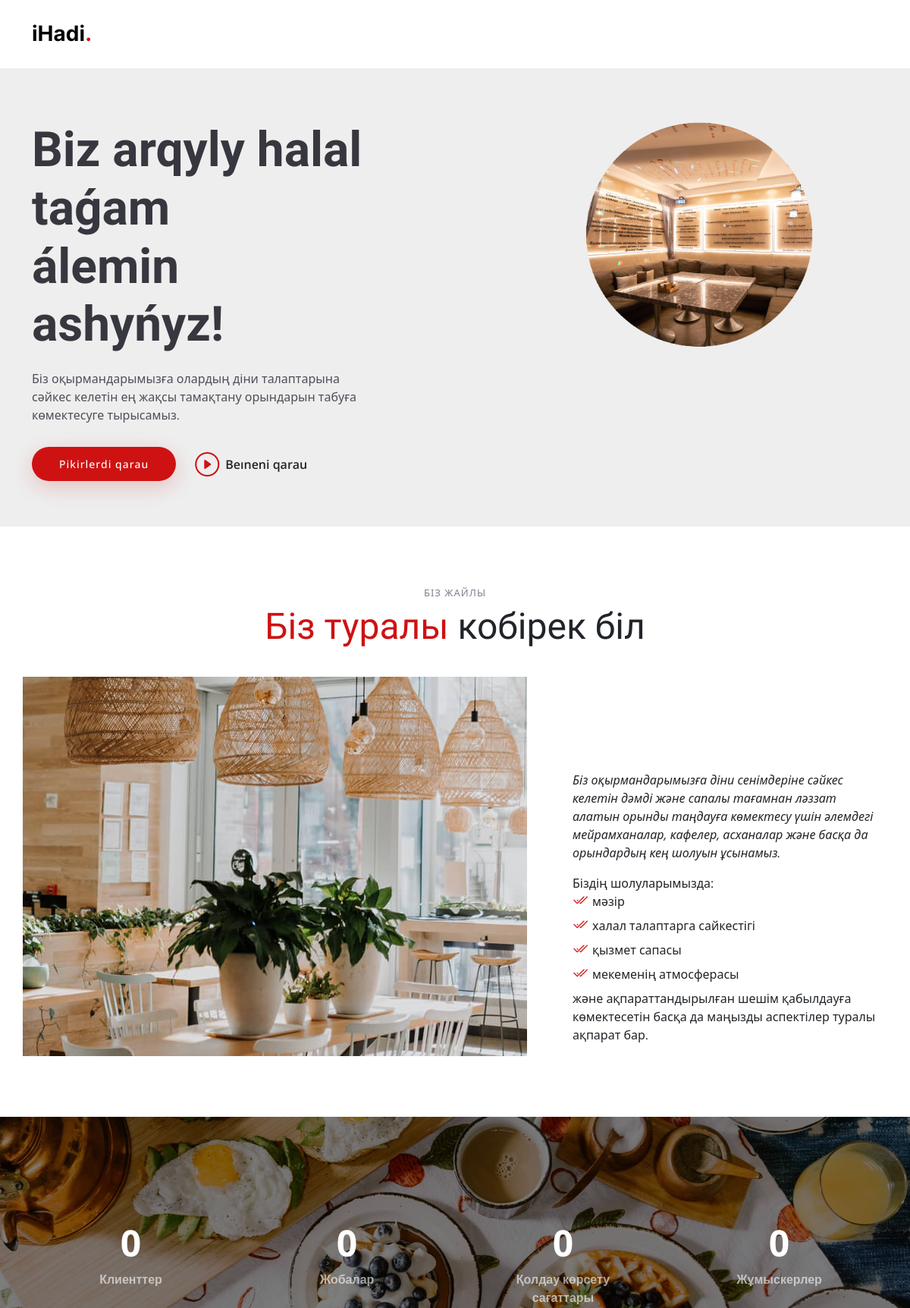
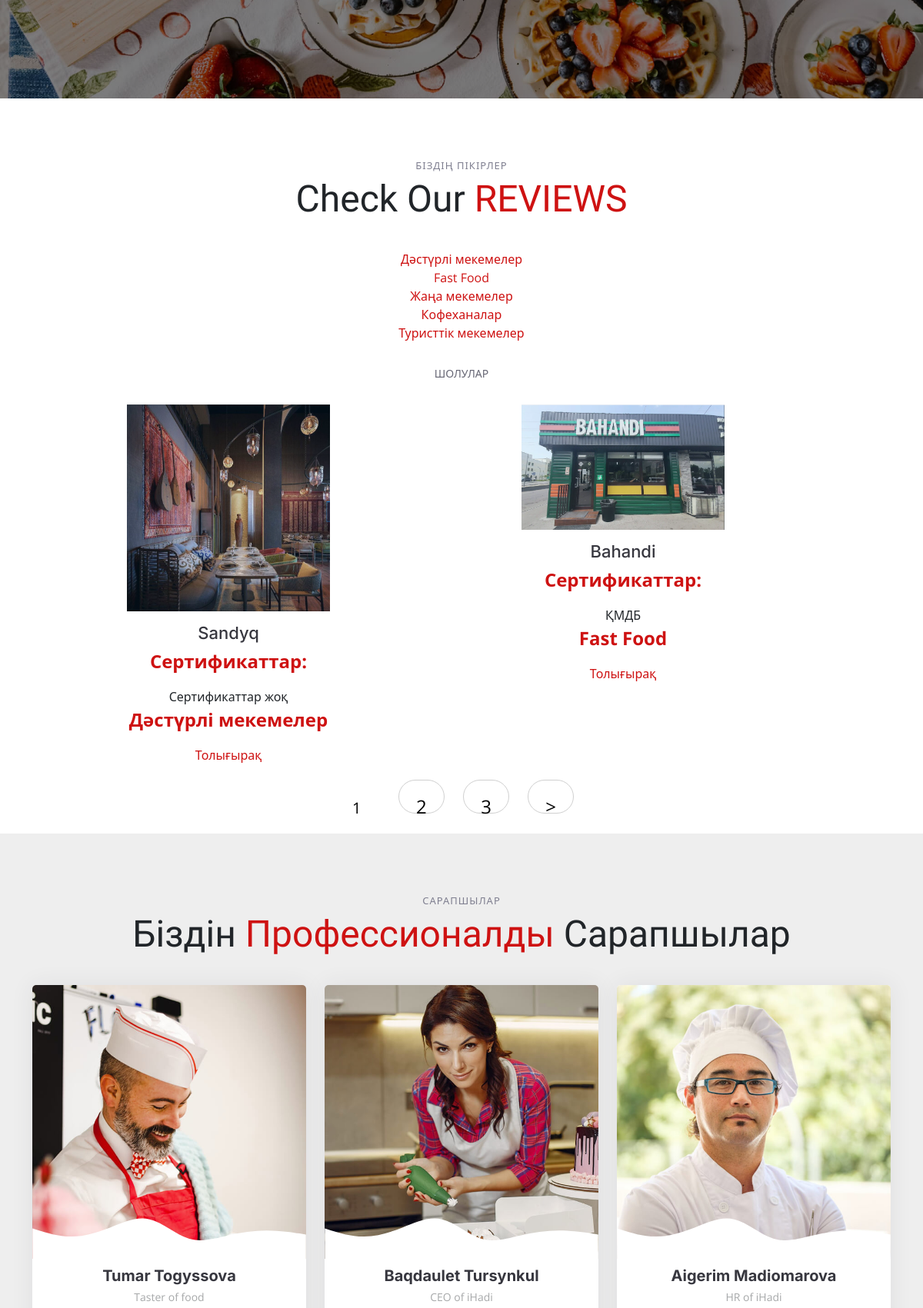
The page / (upper part) on the database its author committed (2 pictures, top to bottom).
### hadipage/models.py (models this page shows, shortened)
class Category(models.Model):
    name=models.CharField(max_length=100, db_index=True)
    slug = models.SlugField(max_length=255, unique=True, db_index=True, verbose_name="URL")
    def __str__(self):
        return self.name
    def get_absolute_url(self):
        return reverse('category', kwargs={'category_slug': self.slug})
    class Meta:
        verbose_name='Категория'
        verbose_name_plural='Категории'
        ordering=['id']

class zavedeniya(models.Model):
    title = models.CharField(max_length=255,verbose_name="Заголовок")
    slug=models.SlugField(max_length=255,unique=True,db_index=True,verbose_name="URL")
    content= models.TextField(blank=True)
    certificate = models.CharField(max_length=255)
    namazhana_omov=models.BooleanField(default=True)
    photo=models.ImageField(upload_to="photos/%Y/%m/%d")
    time_create=models.DateTimeField(auto_now_add=True)
    time_update = models.DateTimeField(auto_now=True)
    is_published = models.BooleanField(default=True)
    category=models.ForeignKey('Category', on_delete=models.PROTECT)
    def get_absolute_url(self):
        return reverse('post', kwargs={'post_slug' : self.slug})
    class Meta:
        verbose_name='Заведения'
        verbose_name_plural='Заведения'
        ordering = ['id']

### hadipage/views.py (the view)
# urls.py: path('',ZavedeinyaHome.as_view(), name='home'),
class ZavedeinyaHome(ListView):
    paginate_by = 2
    model = zavedeniya
    template_name = 'hadipage/index.html'
    context_object_name = 'posts'
    def get_context_data(self, *, object_list=None, **kwargs):
        context = super().get_context_data(**kwargs)
        context['cat_selected']=0
        return context
    def get_queryset(self):
        return zavedeniya.objects.filter(is_published=True)

### hadipage/templatetags/hadipage_tags.py (called while the page is built)
@register.inclusion_tag('hadipage/list_categories.html')
def show_categories(sort=None,cat_selected=0):
    if not sort:
        cats=Category.objects.all()
    else:
        cats=Category.objects.order_by(sort)
    return {"cats": cats,"cat_selected":cat_selected}

### hadipage/templates/hadipage/index.html (shortened to what this page needs)
{% load static %}
{% load hadipage_tags %}
<!DOCTYPE html>
<html lang="en">
<head>
  <link href="{% static 'hadipage/assets/vendor/bootstrap/css/bootstrap.min.css'%}" rel="stylesheet">
  <link href="{% static 'hadipage/assets/vendor/bootstrap-icons/bootstrap-icons.css'%}" rel="stylesheet">
  <link href="{% static 'hadipage/assets/vendor/aos/aos.css'%}" rel="stylesheet">
  <link href="{% static 'hadipage/assets/vendor/glightbox/css/glightbox.min.css'%}" rel="stylesheet">
  <link href="{% static 'hadipage/assets/vendor/swiper/swiper-bundle.min.css'%}" rel="stylesheet">
  <link href="{% static 'hadipage/assets/css/main.css'%}" rel="stylesheet">
</head>
<body>
  <header id="header" class="header fixed-top d-flex align-items-center">
    <div class="container d-flex align-items-center justify-content-between">
      <a href="{{home}}" class="logo d-flex align-items-center me-auto me-lg-0">
        <h1>iHadi<span>.</span></h1>
      </a>
    </div>
  </header>
  <section id="hero" class="hero d-flex align-items-center section-bg">
    <div class="container">
      <div class="row justify-content-between gy-5">
        <div class="col-lg-5 order-2 order-lg-1 d-flex flex-column justify-content-center align-items-center align-items-lg-start text-center text-lg-start">
          <h2 data-aos="fade-up">Biz arqyly halal taǵam<br>  álemin ashyńyz!</h2>
          <p data-aos="fade-up" data-aos-delay="100"> Біз оқырмандарымызға олардың діни талаптарына сәйкес келетін ең жақсы тамақтану орындарын табуға көмектесуге тырысамыз.</p>
          <div class="d-flex" data-aos="fade-up" data-aos-delay="200">
            <a href="#menu" class="btn-book-a-table">Pikirlerdi qarau</a>
            <a href="#" class="glightbox btn-watch-video d-flex align-items-center"><i class="bi bi-play-circle"></i><span>Beıneni qarau</span></a>
          </div>
        </div>
        <div class="col-lg-5 order-1 order-lg-2 text-center text-lg-start">
          <img src="{% static 'hadipage/assets/img/zac.png' %}" class="img-fluid" alt="" data-aos="zoom-out" data-aos-delay="300">
        </div>
      </div>
    </div>
  </section>
  <main id="main">
    <section id="about" class="about">
      <div class="container" data-aos="fade-up">
        <div class="section-header">
          <h2>Біз жайлы</h2>
          <p><span>Біз туралы</span> кобірек біл</p>
        </div>
        <div class="row gy-4">
          <div class="col-lg-7 position-relative about-img" style="background-image: url({% static 'hadipage/assets/img/about.jpg'%}) ;" data-aos="fade-up" data-aos-delay="150">
          </div>
          <div class="col-lg-5 d-flex align-items-end" data-aos="fade-up" data-aos-delay="300">
            <div class="content ps-0 ps-lg-5">
              <p class="fst-italic">
                Біз   оқырмандарымызға   діни    сенімдеріне    сәйкес
                келетін    дәмді    және    сапалы    тағамнан    ләззат    алатын
                орынды    таңдауға    көмектесу    үшін    әлемдегі     мейрамханалар,
                кафелер,    асханалар    және     басқа      да     орындардың     кең     шолуын    ұсынамыз.
              </p>
              <ul>
                Біздің шолуларымызда:
                <li><i class="bi bi-check2-all"></i> мәзір</li>
                <li><i class="bi bi-check2-all"></i> халал талаптарга сайкестігі</li>
                <li><i class="bi bi-check2-all"></i> қызмет сапасы</li>
                <li><i class="bi bi-check2-all"></i> мекеменің атмосферасы</li>
                және ақпараттандырылған шешім қабылдауға көмектесетін басқа да маңызды аспектілер туралы ақпарат бар.
              </ul>
            </div>
          </div>
        </div>
      </div>
    </section>
    <section id="stats-counter" class="stats-counter">
      <div class="container" data-aos="zoom-out">
        <div class="row gy-4">
          <div class="col-lg-3 col-md-6">
            <div class="stats-item text-center w-100 h-100">
              <span data-purecounter-start="0" data-purecounter-end="232" data-purecounter-duration="1" class="purecounter"></span>
              <p>Клиенттер </p>
            </div>
          </div>
          <div class="col-lg-3 col-md-6">
            <div class="stats-item text-center w-100 h-100">
              <span data-purecounter-start="0" data-purecounter-end="521" data-purecounter-duration="1" class="purecounter"></span>
              <p>Жобалар</p>
            </div>
          </div>
          <div class="col-lg-3 col-md-6">
            <div class="stats-item text-center w-100 h-100">
              <span data-purecounter-start="0" data-purecounter-end="1453" data-purecounter-duration="1" class="purecounter"></span>
              <p>Қолдау көрсету сағаттары</p>
            </div>
          </div>
          <div class="col-lg-3 col-md-6">
            <div class="stats-item text-center w-100 h-100">
              <span data-purecounter-start="0" data-purecounter-end="32" data-purecounter-duration="1" class="purecounter"></span>
              <p>Жұмыскерлер</p>
            </div>
          </div>
        </div>
      </div>
    </section>
    <section id="menu" class="menu">
      <div class="container" data-aos="fade-up">
        <div class="section-header">
          <h2>Біздің пікірлер</h2>
{% if cat_selected == 0 %}
          <p>Check Our <span>REVIEWS</span></p>
        </div>
        {% endif %}
{% show_categories cat_selected=cat_selected %}
        </div>
        <div class="tab-content" data-aos="fade-up" data-aos-delay="300">
          <div class="tab-pane fade active show" id="menu-starters">
            <div class="tab-header text-center">
              <p>Шолулар</p>
            </div>
            <div class="row gy-2">
{% for p in object_list %}
              <div class="col-lg-4 menu-item" style="margin-left:105px">
                <a href="assets/img/menu/menu-item-1.png" class="glightbox"><img src="{{p.photo.url}}" class="menu-img img-fluid" alt=""></a>
                <h4>{{p.title}}</h4>
                <p class="price">
                 Сертификаттар:
                </p>
                {{p.certificate}}
                <p class="price">
                 {{p.category}}
                </p>
                <a href="{{p.get_absolute_url}} ">Толығырақ</a>
              </div>
  {% endfor %}
            </div>
          </div>
          <nav class="list-pages">
            <ul>
              {% for p in paginator.page_range %}
              {% if page_obj.number == p %}
              <li class="page-num page-num-selected">{{p}}</li>
              {% elif p >= page_obj.number|add:-2 and p <= page_obj.number|add:2 %}
              <li class="page-num">
                <a href="?page={{p}}">{{p}}</a>
              </li>
              {% endif %}
              {% endfor %}
               {% if page_obj.has_next %}
              <li class="page-num">
                <a href="?page={{page_obj.next_page_number}}">&gt;</a>
              </li>
              {% endif %}
            </ul>
          </nav>
    <section id="chefs" class="chefs section-bg">
      <div class="container" data-aos="fade-up">
        <div class="section-header">
          <h2>Сарапшылар</h2>
          <p>Біздін <span>Профессионалды</span> Сарапшылар</p>
        </div>
        <div class="row gy-4">
          <div class="col-lg-4 col-md-6 d-flex align-items-stretch" data-aos="fade-up" data-aos-delay="100">
            <div class="chef-member">
              <div class="member-img">
                <img src="assets/img/chefs/chefs-1.jpg" class="img-fluid" alt="">
              </div>
              <div class="member-info">
                <h4>Tumar Togyssova</h4>
                <span>Taster of food</span>
              </div>
            </div>
          </div>
          <div class="col-lg-4 col-md-6 d-flex align-items-stretch" data-aos="fade-up" data-aos-delay="200">
            <div class="chef-member">
              <div class="member-img">
                <img src="assets/img/chefs/chefs-2.jpg" class="img-fluid" alt="">
              </div>
              <div class="member-info">
                <h4>Baqdaulet Tursynkul</h4>
                <span>CEO of iHadi</span>
              </div>
            </div>
          </div>
          <div class="col-lg-4 col-md-6 d-flex align-items-stretch" data-aos="fade-up" data-aos-delay="300">
            <div class="chef-member">
              <div class="member-img">
                <img src="assets/img/chefs/chefs-3.jpg" class="img-fluid" alt="">
              </div>
              <div class="member-info">
                <h4>Aigerim Madiomarova</h4>
                <span>HR of iHadi</span>
              </div>
            </div>
          </div>
        </div>
      </div>
    </section>
  </main>
</body>
</html>

### hadipage/templates/hadipage/list_categories.html
{% for c in cats %}
<ul class="nav nav-tabs d-flex justify-content-center" data-aos="fade-up" data-aos-delay="200">
          {% if c.pk == cat_selected %}
          <li class="nav-item">
            <a class="nav-link active show" data-bs-toggle="tab" data-bs-target="">
              <h4>{{c.name}}</h4>
            </a>
          </li>
          {% else %}
          <li><a href="{{ c.get_absolute_url }}">{{c.name}}</a></li>
{% endif %}
          </ul>
{% endfor %}

### rows shown on the page
Category: name "Дәстүрлі мекемелер"
Category: name "Fast Food"
Category: name "Жаңа мекемелер"
Category: name "Кофеханалар"
Category: name "Туристтік мекемелер"
zavedeniya: photo (picture), title "Sandyq", certificate "Сертификаттар жоқ", category "Дәстүрлі мекемелер"
zavedeniya: photo (picture), title "Bahandi", certificate "ҚМДБ", category "Fast Food"

### other values the page prints
{{ p }} "1"
{{ p }} "2" "3"
